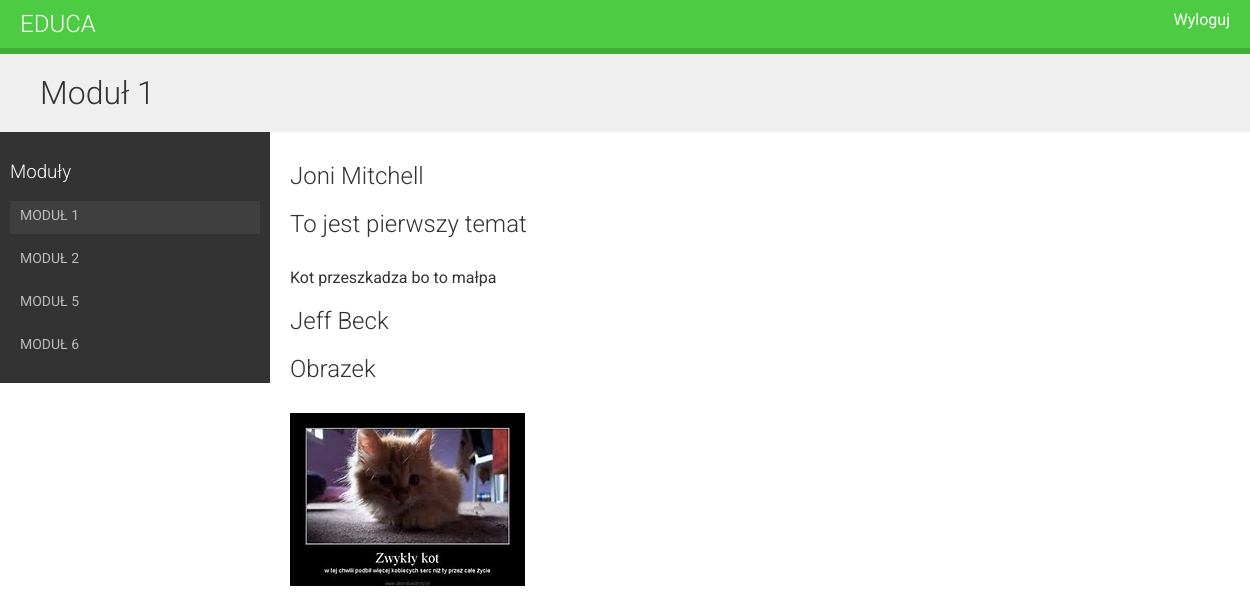
/students/course/1/ (signed in), run on the app's committed database.
### courses/models.py (models this page shows, shortened)
class Module(models.Model):
    course = models.ForeignKey(Course, related_name='modules')
    title = models.CharField(max_length=200)
    description = models.TextField(blank=True)
    order = OrderField(blank=True, for_fields=['course'])
    class Meta:
        ordering = ['order']

class Content(models.Model):
    module = models.ForeignKey(Module, related_name='contents')
    content_type = models.ForeignKey(ContentType,
                                     limit_choices_to={'model__in': ('text',
                                                                    'video',
                                                                    'image',
                                                                    'file')})
    object_id = models.PositiveIntegerField()
    item = GenericForeignKey('content_type', 'object_id')
    order = OrderField(blank=True, for_fields=['module'])
    class Meta:
        ordering = ['order']

class ItemBase(models.Model):
    owner = models.ForeignKey(User, related_name='%(class)s_related')
    title = models.CharField(max_length=250)
    created = models.DateTimeField(auto_now_add=True)
    updated = models.DateTimeField(auto_now=True)
    class Meta:
        abstract = True
    def render(self):
        return render_to_string('courses/content/{}.html'.format(self._meta.model_name), {'item': self})

class Video(ItemBase):
    url = models.URLField()

class Text(ItemBase):
    content = models.TextField()

class Image(ItemBase):
    file = models.FileField(upload_to='images')

### students/views.py (the view)
class StudentCourseDetailView(DetailView):
    model = Course
    template_name = 'students/course/detail.html'
    def get_queryset(self):
        qs = super(StudentCourseDetailView, self).get_queryset()
        return qs.filter(students__in=[self.request.user])
    def get_context_data(self, **kwargs):
        context = super(StudentCourseDetailView, self).get_context_data(**kwargs)
        course = self.get_object()
        if 'module_id' in self.kwargs:
            context['module'] = course.modules.get(id=self.kwargs['module_id'])
        else:
            context['module'] = course.modules.all()[0]
        return context

### students/templates/students/course/detail.html (shortened to what this page needs)
{% extends "base.html" %}
{% block content %}
    <h1>
        {{ module.title }}
    </h1>
    <div class="contents">
        <h3>Moduły</h3>
        <ul id="modules">
        {% for m in object.modules.all %}
            <li data-id="{{ m.id }}" {% if m == module %} class="selected"{% endif %}>
                <a href="{% url "student_course_detail_module" object.id m.id %}">
                    <span>
                        Moduł <span class="order">{{ m.order|add:1 }}</span>
                    </span>
                    <br>
                </a>
            </li>
        {% empty %}
            <li>Brak modułów.</li>
        {% endfor %}
        </ul>
    </div>
    <div class="module">
        {% for content in module.contents.all %}
            {% with item=content.item %}
                <h2>{{ item.title }}</h2>
                {{ item.render }}
            {% endwith %}
        {% endfor %}
    </div>
{% endblock %}

### courses/templates/courses/content/text.html
{{ item.content|linebreaks|safe }}

### courses/templates/courses/content/image.html
<p><img src="{{ item.file.url }}"></p>

### courses/static/css/base.css (style rules this page uses)
body { margin:0; font-family:'Roboto', sans-serif; font-weight:400; color:#333; }
a { color:#3fad37; text-decoration:none; }
h1, h2, h3, h4, h5, h6 { font-family:'Roboto', sans-serif; font-weight:300; }
h1 { background:#efefef; width:100%; overflow:auto; padding:20px 0 20px 40px; margin:0; }
.module { overflow:auto; }
.module p { margin:10px 0 20px; width:100%; float:left; }
.contents { width:20%; padding:10px; float:left; background:#333; color: #fff; font-family:'Roboto', sans-serif; }
.contents ul { list-style:none; margin:0; padding:0; }
.contents ul li { margin:0 0 10px 0; padding:4px 10px 10px; overflow:auto; }
.contents ul li.selected { background:#3f3f3f; }
.contents ul span { text-transform:uppercase; color:#bbb; font-size:14px; }
.contents ul a { display:block; color:#fff; text-decoration:none; }
.module { padding:10px 20px; float:left; }

### data on the page
Module: title "Moduł 1", order|add "1"
Module: order|add "2"
Module: order|add "5"
Module: order|add "6"
Content: item "Joni Mitchell"
Content: item "To jest pierwszy temat", item.content "Kot przeszkadza bo to małpa"
Content: item "Jeff Beck"
Content: item "Obrazek", item.file (picture)
